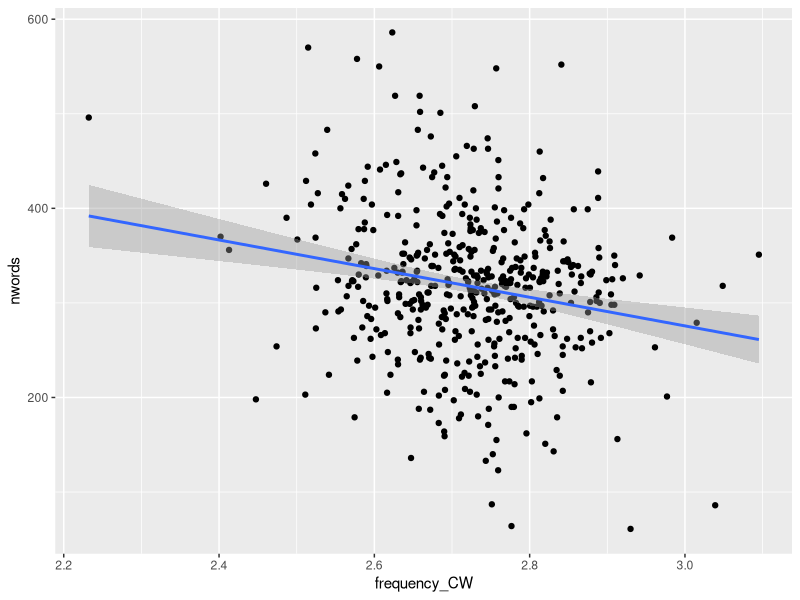
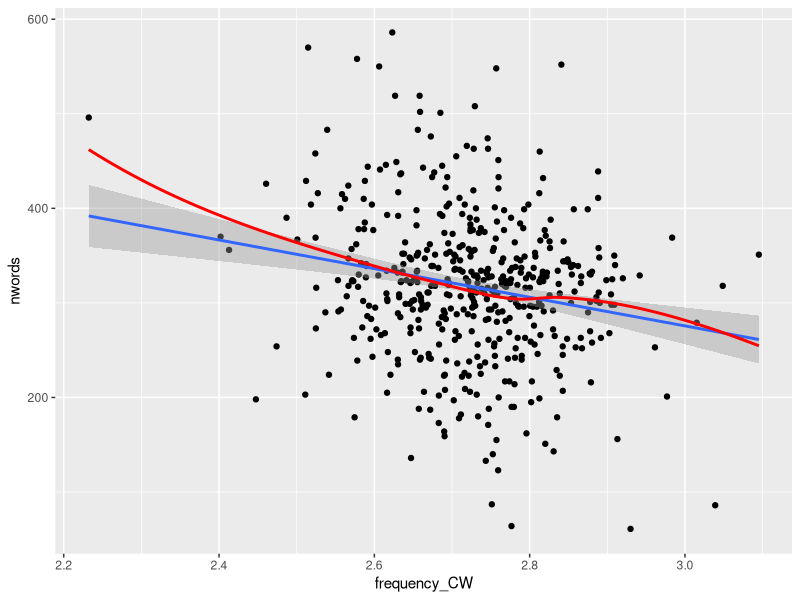

The R source for these figures, in order:
## ---- chunk 1
knitr::opts_chunk$set(echo = TRUE)
## ---- chunk 2
library(ggplot2)
cor_data <- read.csv("data/correlation_sample.csv", header = TRUE)
summary(cor_data)
## ---- chunk 3
ggplot(cor_data, aes(y = nwords, x=frequency_CW )) +
  geom_point() +
  #this is how we add the regression line
  geom_smooth(method="lm")
## ---- chunk 4
ggplot(cor_data, aes(y = nwords, x=frequency_CW )) +
  geom_point() +
  #this is how we add the regression line
  geom_smooth(method="lm") +
  #add red LOESS line, don't include standard error
  geom_smooth(se = FALSE, color = "red")
## ---- chunk 5
#define model1 as a regression model using frequency_CW to predict nwords
model1 <- lm(nwords ~ frequency_CW, data = cor_data)
## ---- chunk 6
#define model1 as a regression model using frequency_CW to predict nwords
summary(model1)
## ---- chunk 7
(2*-151.42) + 729.93
## ---- chunk 8
#create list of predicted nwords values
pred <- predict(model1)
#print first 6 rows
print(head(pred))
